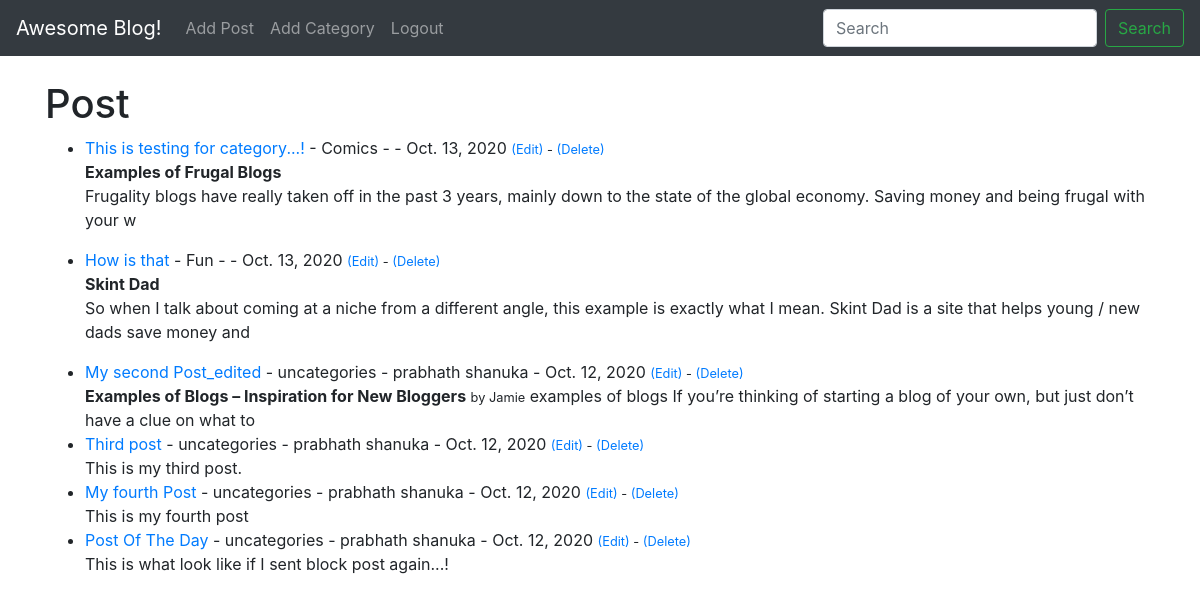
Screenshot of / (signed in) with the database file from the repository.
### theblog/models.py (models this page shows, shortened)
class Post(models.Model):
	title = models.CharField(max_length=255)
	title_tag = models.CharField(max_length=255  )
	author = models.ForeignKey(User, on_delete = models.CASCADE)
	body = models.TextField()
	post_date = models.DateField(auto_now_add=True)
	category = models.CharField(max_length=255,default='uncategories')

### theblog/views.py (the view)
# urls.py: path('',HomeView.as_view(), name = "home"), #this is how we add the html view
class HomeView(ListView):
	model = Post
	template_name = 'home.html'
	ordering = ['-post_date']

### theblog/templates/home.html (shortened to what this page needs)
{% extends 'base.html' %}
{% block content %}
<!DOCTYPE html>
<html>
<head>
</head>
<body>
<h1>Post</h1>
<ul>
{% for post in object_list %}
	<li>
		<a href="{% url 'article-detail' post.pk %}">
		{{post.title}}</a> -
		{{post.category}} -
		{{post.author.first_name}}
		{{post.author.last_name}} -
		{{post.post_date}}
		{% if user.is_authenticated %}
		<small>
			<a href="{% url 'update_post' post.pk %}">(Edit)</a> -
			<a href="{% url 'delete_post' post.pk %}">(Delete)</a>
		</small>
		{% endif %}
		<br/>
		{{post.body|slice:":200"|safe}}
	</li>
{% endfor%}
</ul>
</body>
{% endblock %}

### rows the page displays
Post: title "This is testing for category...!", category "Comics", post_date "Oct. 13, 2020", body "Examples of Frugal Blogs Frugality blogs have really taken off in the past 3 years, mainly down to the state of the global economy. Saving money and being frugal with your w"
Post: title "How is that", category "Fun", post_date "Oct. 13, 2020", body "Skint Dad So when I talk about coming at a niche from a different angle, this example is exactly what I mean. Skint Dad is a site that helps young / new dads save money and"
Post: title "My second Post_edited", category "uncategories", author.first_name "prabhath", author.last_name "shanuka", post_date "Oct. 12, 2020", body "Examples of Blogs – Inspiration for New Bloggers by Jamie examples of blogs If you’re thinking of starting a blog of your own, but just don’t have a clue on what to"
Post: title "Third post", category "uncategories", author.first_name "prabhath", author.last_name "shanuka", post_date "Oct. 12, 2020", body "This is my third post."
Post: title "My fourth Post", category "uncategories", author.first_name "prabhath", author.last_name "shanuka", post_date "Oct. 12, 2020", body "This is my fourth post"
Post: title "Post Of The Day", category "uncategories", author.first_name "prabhath", author.last_name "shanuka", post_date "Oct. 12, 2020", body "This is what look like if I sent block post again...!"
